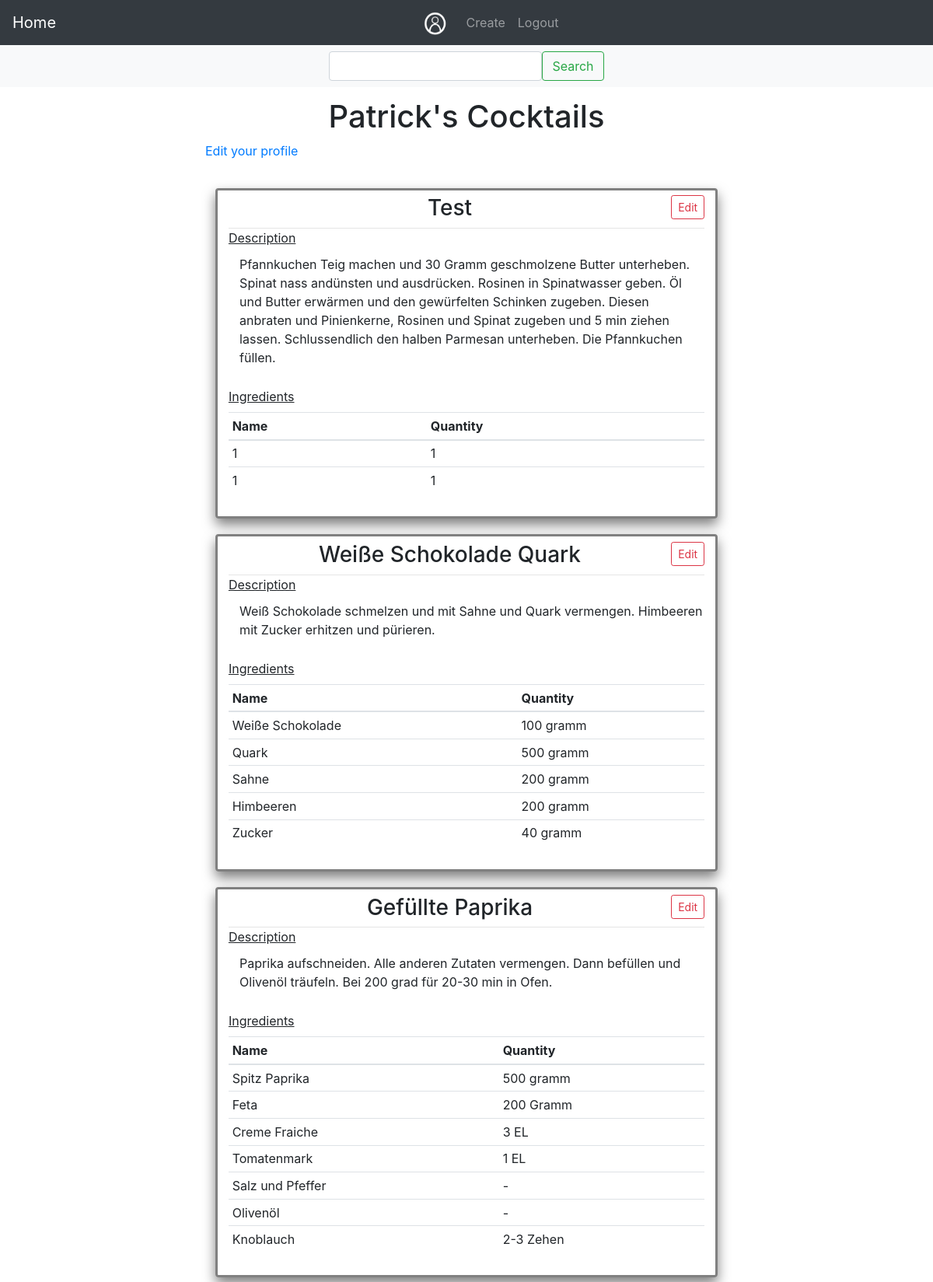
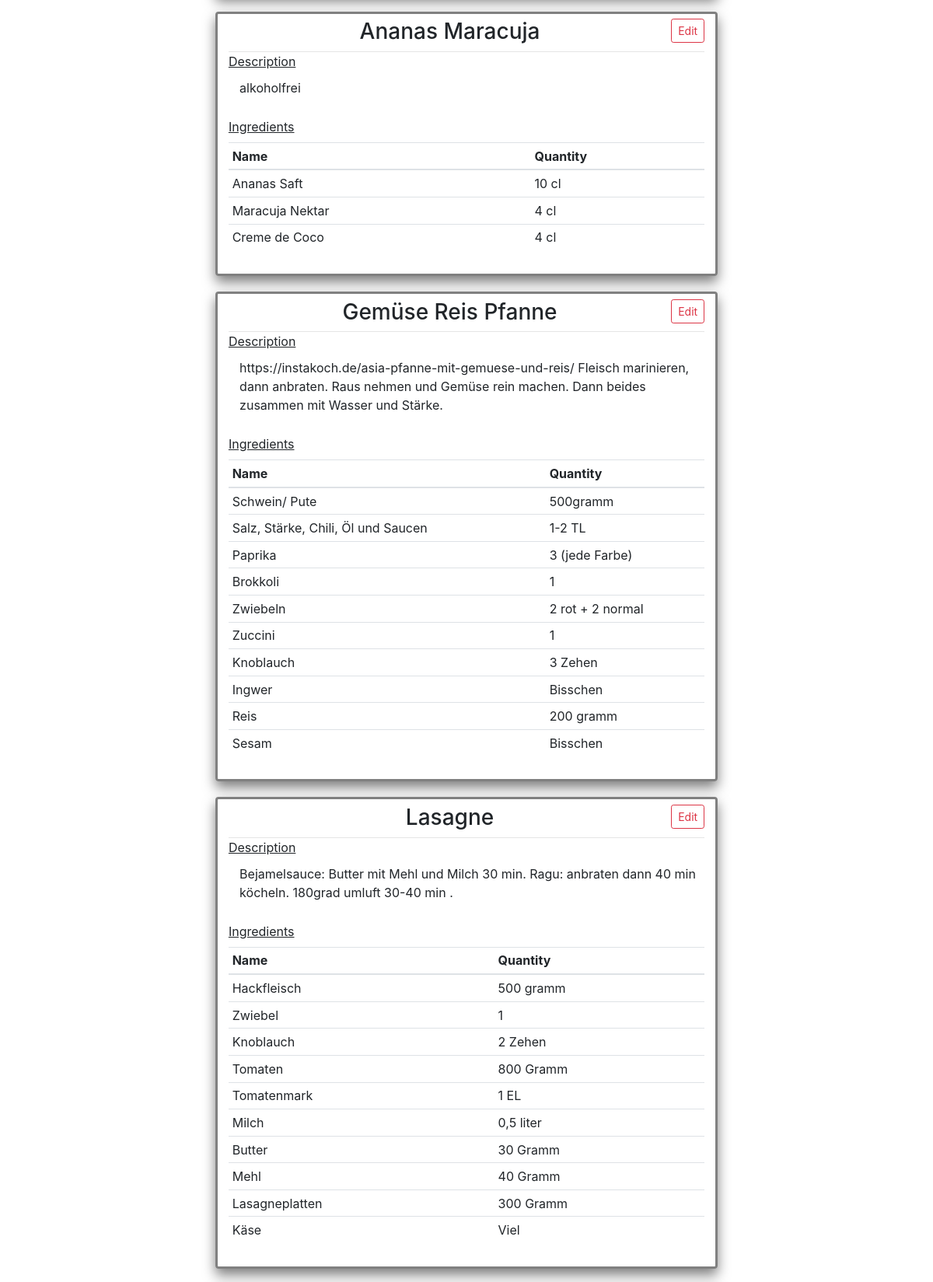
Screenshot of /user/Patrick (signed in, upper part) with the database file from the repository (2 pictures, top to bottom).
### app/models.py (models this page shows, shortened)
class User(UserMixin, db.Model):
    id = db.Column(db.Integer, primary_key=True)
    username = db.Column(db.String(64), index=True, unique=True)
    email = db.Column(db.String(120), index=True, unique=True)
    password_hash = db.Column(db.String(128))
    cocktails = db.relationship('Cocktail', backref='author', lazy='dynamic')

class Cocktail(db.Model):
    __tablename__ = 'cocktail'
    __searchable__ = ['name']
    key = db.Column(Integer, primary_key=True)
    name = db.Column(String(100), index=True, unique=True)
    desc = db.Column(String(400), index=True)
    timestamp = db.Column(db.DateTime, index=True, default=datetime.utcnow)
    picture = db.Column(String(64), index=True, unique=True, default=None)
    ingredients = db.relationship('Ingredient', backref='parent', lazy='dynamic')
    user_id = db.Column(db.Integer, db.ForeignKey('user.id'))
    " A was_published_recently function would be nice"

class Ingredient(db.Model):
    __tablename__ = "ingredient"
    key = db.Column(Integer, primary_key=True)
    cocktail_key = db.Column(Integer, ForeignKey('cocktail.key'))
    name = db.Column(String, index=True)
    quantity = db.Column(String, index=True)

### app/main/routes.py (the view)
@bp.route('/user/<username>', methods=['GET', 'POST'])
@login_required
def user(username):
    page = request.args.get('page', 1, type=int)
    user = User.query.filter_by(username=username).first_or_404()
    cocktails = Cocktail.query.filter_by(user_id=current_user.id).order_by(Cocktail.timestamp.desc()).paginate(
        page, current_app.config['POSTS_PER_PAGE'], False)
    ing_dict = {}
    for ct in cocktails.items:
        ings = ct.ingredients
        ing_dict[ct.name] = ings
    next_url = url_for('main.index', page=cocktails.next_num) \
        if cocktails.has_next else None
    prev_url = url_for('main.index', page=cocktails.prev_num) \
        if cocktails.has_prev else None
    return render_template('main/profile.html', user=user, cocktails=cocktails.items, ingredients=ing_dict, title='Profile',
                           next_url=next_url, prev_url=prev_url)

### app/main/forms.py
class SearchForm(FlaskForm):
    term = StringField('Search', validators=[DataRequired()])
    filter = SelectField(u'Cocktail', choices=[('Cocktail', 'Cocktail'), ('Ingredient', 'Ingredient')])
    submit = SubmitField('Search')

### app/main/routes.py (called while the page is built)
@bp.before_app_request
def before_request():
    g.search_form = SearchForm()
    if request.endpoint == 'main.search':
        g.search_form = SearchForm(term=request.args.get('term'), filter=request.args.get('filter'))

### app/models.py (called while the page is built)
@login.user_loader
def load_user(id):
    return User.query.get(int(id))

### app/templates/main/profile.html (shortened to what this page needs)
{% extends "base.html" %}
{% block header %} {{ user.username }}'s Cocktails {% endblock %}
{% block second_nav %}
{% include 'main/__search_nav.html' %}
{% endblock %}
{% block content %}
    <p><a href="{{ url_for('main.edit_profile') }}">Edit your profile</a></p>
    <div id="cocktailList" class="">
    {% for cocktail in cocktails %}
        {% include 'main/__cocktail_card.html' %}
    {% endfor %}
    </div>
{% endblock %}

### app/templates/main/__cocktail_card.html (shortened to what this page needs)
<article class="cocktail">
            {% if cocktail.user_id == current_user.id %}
                <a href={{ url_for('main.cocktail', name=cocktail.name) }} type="button" class="btn btn-outline-danger btn-sm edit_btn">Edit</a>
            {% endif %}
            <h3>{{ cocktail.name }}</h3>
            <hr>
            <label><u>Description</u></label>
            <article>{{ cocktail.desc }}</article><br>
            <label><u>Ingredients</u></label><br>
            <table class=" table table-hover table-sm ingredients">
            <thead>
            <tr>
                <th scope="col">Name</th>
                <th scope="col"> Quantity</th>
            </tr>
            </thead>
                <tbody>
                {% for ing in ingredients[cocktail.name] %}
                    <tr>
                    <td {% if loop.index  != 0 %} scope="row" {% endif %}>{{ ing.name }}</td>
                    <td>{{ ing.quantity }}</td>
                    </tr>
                {% endfor %}
                </tbody>
            </table>
</article>

### app/static/css/style.css (style rules this page uses)
#cocktailList { align-content: center; max-width: 1000px; margin: auto; }
.cocktail { margin: 2%; margin-top: 3%; padding: 2%; padding-top: 1%; border: gray; border-style: solid; border-width: medium; border-radius: 4px; background-color: rgba(255, 255, 255, 0.9); box-shadow: 0 8px 16px 0 rgba(0,0,0,0.5); transition: 0.3s; }
.cocktail h3 { text-align: center; }
.cocktail article { margin-left: 2%; padding: 2px; background-color: white ; }
hr { margin: auto; }
.edit_btn { float: right; }

### rows the page displays
User: username "Patrick"
Cocktail: name "Test", desc "Pfannkuchen Teig machen und 30 Gramm geschmolzene Butter unterheben. Spinat nass andünsten und ausdrücken. Rosinen in Spinatwasser geben. Öl und Butter erwärmen und den gewürfelten Schinken zugeben. Diesen anbraten und Pinienkerne, Rosinen und Spinat zugeben und 5 min ziehen lassen. Schlussendlich den halben Parmesan unterheben. Die Pfannkuchen füllen."
Ingredient: name "1", quantity "1"
Ingredient: name "1", quantity "1"
Cocktail: name "Weiße Schokolade Quark", desc "Weiß Schokolade schmelzen und mit Sahne und Quark vermengen. Himbeeren mit Zucker erhitzen und pürieren."
Ingredient: name "Weiße Schokolade", quantity "100 gramm"
Ingredient: name "Quark", quantity "500 gramm"
Ingredient: name "Sahne", quantity "200 gramm"
Ingredient: name "Himbeeren", quantity "200 gramm"
Ingredient: name "Zucker", quantity "40 gramm"
Cocktail: name "Gefüllte Paprika", desc "Paprika aufschneiden. Alle anderen Zutaten vermengen. Dann befüllen und Olivenöl träufeln. Bei 200 grad für 20-30 min in Ofen."
Ingredient: name "Spitz Paprika", quantity "500 gramm"
Ingredient: name "Feta", quantity "200 Gramm"
Ingredient: name "Creme Fraiche", quantity "3 EL"
Ingredient: name "Tomatenmark", quantity "1 EL"
Ingredient: name "Salz und Pfeffer", quantity "-"
Ingredient: name "Olivenöl", quantity "-"
Ingredient: name "Knoblauch", quantity "2-3 Zehen"
Cocktail: name "Ananas Maracuja", desc "alkoholfrei"
Ingredient: name "Ananas Saft", quantity "10 cl"
Ingredient: name "Maracuja Nektar", quantity "4 cl"
Ingredient: name "Creme de Coco", quantity "4 cl"
Cocktail: name "Gemüse Reis Pfanne", desc "https://instakoch.de/asia-pfanne-mit-gemuese-und-reis/ Fleisch marinieren, dann anbraten. Raus nehmen und Gemüse rein machen. Dann beides zusammen mit Wasser und Stärke."
Ingredient: name "Schwein/ Pute", quantity "500gramm"
Ingredient: name "Salz, Stärke, Chili, Öl und Saucen", quantity "1-2 TL"
Ingredient: name "Paprika", quantity "3 (jede Farbe)"
Ingredient: name "Brokkoli", quantity "1"
Ingredient: name "Zwiebeln", quantity "2 rot + 2 normal"
Ingredient: name "Zuccini", quantity "1"
Ingredient: name "Knoblauch", quantity "3 Zehen"
Ingredient: name "Ingwer", quantity "Bisschen"
Ingredient: name "Reis", quantity "200 gramm"
Ingredient: name "Sesam", quantity "Bisschen"
Cocktail: name "Lasagne", desc "Bejamelsauce: Butter mit Mehl und Milch 30 min. Ragu: anbraten dann 40 min köcheln. 180grad umluft 30-40 min ."
Ingredient: name "Hackfleisch", quantity "500 gramm"
Ingredient: name "Zwiebel", quantity "1"
Ingredient: name "Knoblauch", quantity "2 Zehen"
Ingredient: name "Tomaten", quantity "800 Gramm"
Ingredient: name "Tomatenmark", quantity "1 EL"
Ingredient: name "Milch", quantity "0,5 liter"
Ingredient: name "Butter", quantity "30 Gramm"
Ingredient: name "Mehl", quantity "40 Gramm"
Ingredient: name "Lasagneplatten", quantity "300 Gramm"
Ingredient: name "Käse", quantity "Viel"
